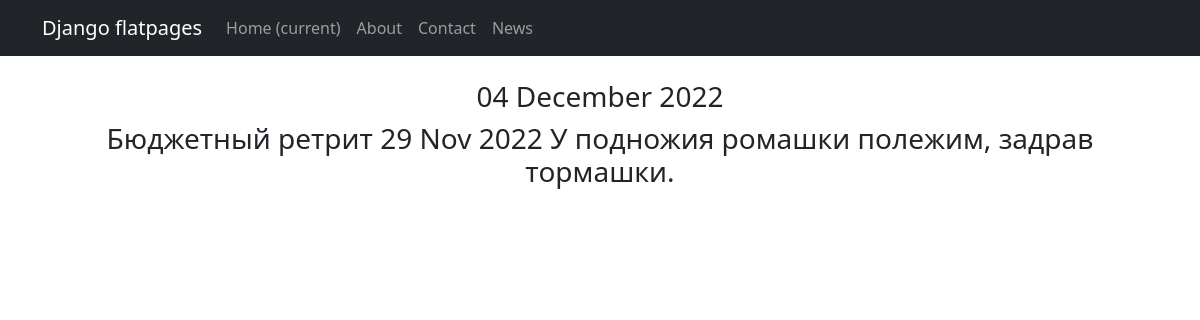
Screenshot of /news/3 with the database file from the repository.
### newsviewsapp/models.py (models this page shows, shortened)
class New(models.Model):
    title = models.CharField(
        max_length=50,
        unique=True, # названия статей не должны повторяться
    )
    text = models.TextField()
    dateCreation = models.DateTimeField(auto_now_add=True)
    category = models.ForeignKey(
        to='Category',
        on_delete=models.CASCADE,
        related_name='news',  # все новости в категории будут доступны через поле news
    )

### newsviewsapp/views.py (the view)
# urls.py: path('<int:pk>', NewDetail.as_view()),
class NewDetail(DetailView):
    model = New
    template_name = 'new.html'
    context_object_name = 'new'

### newsviewsapp/templatetags/custom_filters.py (called while the page is built)
@register.filter()
def censor(value):
    bad_words = ('бяка', 'бяки', 'бука', 'буки', 'буки!', 'буками')
    if not isinstance(value, str):
        raise TypeError(f"unresolved type '{type(value)}' expected  type 'str'")
    specialsimbols=('!', ',', '.', ':', ';')
    for word in value.split():
        if word[len(word)-1] in specialsimbols:
            word = word[:len(word)-1]
        if word.lower() in bad_words:
            value = value.replace(word, f"{word[0]}{'*' * (len(word) - 1)}")
    return value

### newsviewsapp/templatetags/custom_tags.py (called while the page is built)
@register.simple_tag()
def current_time(format_string='%b %d %Y'):
   return datetime.utcnow().strftime(format_string)

### templates/new.html (shortened to what this page needs)
{% extends 'flatpages/default.html' %}
{% load custom_filters %}
{% load custom_tags %}
{% block content %}
    <br>
    <h3>{% current_time '%d %B %Y' %}</h3>
    <tr>
        <h3><td>{{ new.title|censor }}</td>
        <td>{{ new.dateCreation|date:'d M Y' }}</td>
        <td>{{ new.text|censor }}</td>
    </tr></h3><br>
{% endblock content %}

### rows the page displays
New: title|censor "Бюджетный ретрит", dateCreation "29 Nov 2022", text|censor "У подножия ромашки полежим, задрав тормашки."
